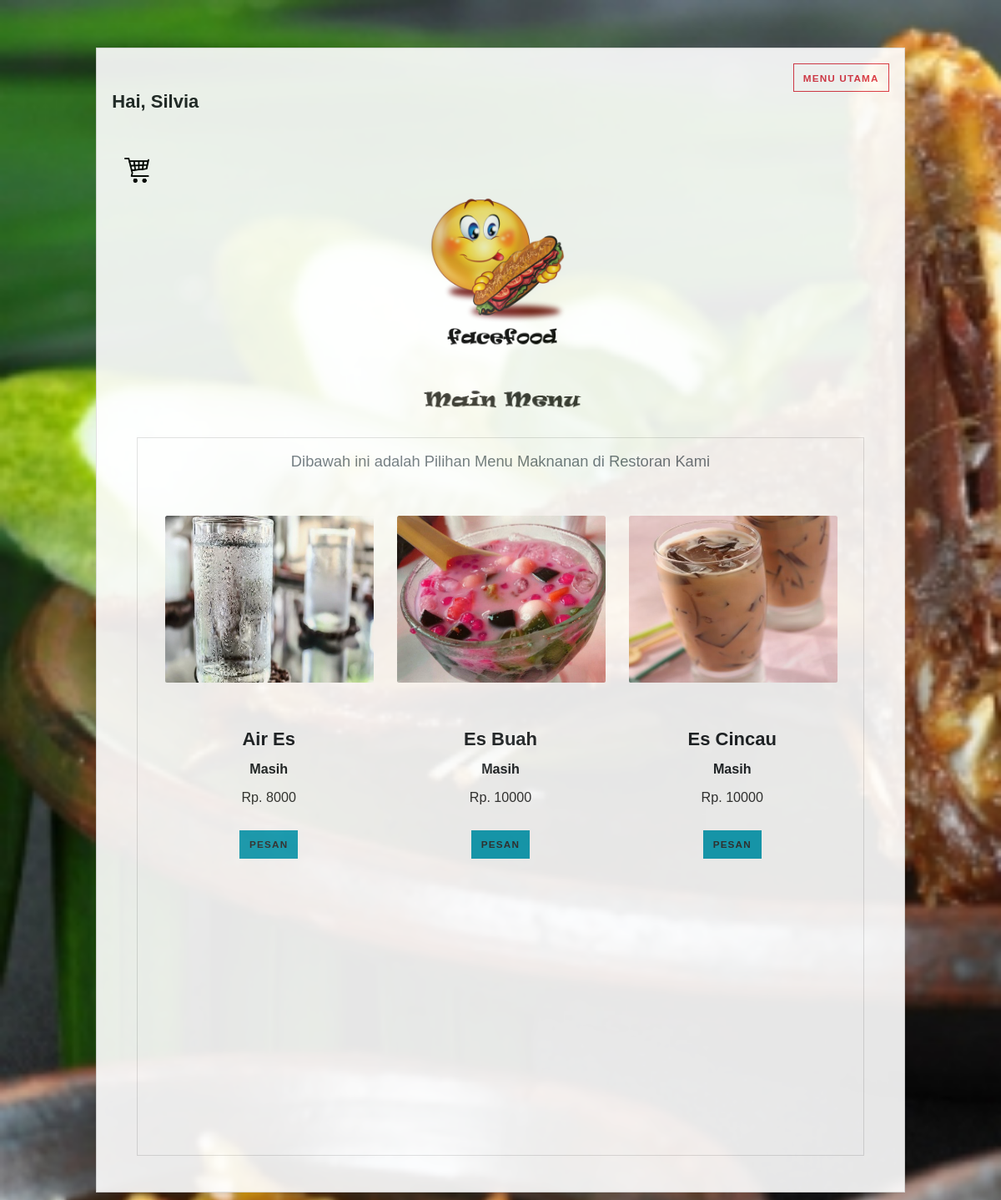
Page /menu_drink.php (signed in) on the committed database.
### tables this page shows
CREATE TABLE `drink` (
  `no` int(11) NOT NULL,
  `nama` varchar(50) NOT NULL,
  `ketersediaan` varchar(10) NOT NULL,
  `harga` mediumtext NOT NULL,
  `foto` varchar(200) NOT NULL
);

### menu_drink.php (the view, shortened to what this page needs)
<?php
if(isset($_SESSION['fullname']))
{
?>
<!DOCTYPE html>
<html>
<head>
	<link rel="stylesheet" type="text/css" href="assets/css/bootstrap.css">
  <link rel="stylesheet" href="assets/css/main.css" />
  <link rel="stylesheet" href="vendor/bootstrap/css/bootstrap.min.css">
  <link rel="stylesheet" href="vendor/font-awesome/css/font-awesome.min.css">
  <link rel="stylesheet" href="vendor/bootstrap-select/css/bootstrap-select.min.css">
  <link rel="stylesheet" href="vendor/owl.carousel/assets/owl.carousel.css">
  <link rel="stylesheet" href="vendor/owl.carousel/assets/owl.theme.default.css">
  <link rel="stylesheet" href="css/style.default.css" id="theme-stylesheet">
  <link rel="stylesheet" href="css/custom.css">
</head>
<body class="subpage">
<body class="bg-default" style="background-color:#fafafa">
	<div class="container-fluid">
	  <div class="row">
	  	<div class="col-md-1"></div>
	    <div class="col-md-10">
	    <div style="opacity: 0.9">
	    	<div class="card" style="margin-top:1rem;margin-bottom:1rem">
				  <div class="card-body">
				  	<div style="text-align: right">
				  <a class="btn btn-outline-danger my-2 my-sm-0" href="menu.php">Menu Utama</a> </div>
          <h3><th scope="col">Hai,
         <?php echo $_SESSION['fullname'] ?></th></h3>
         <br><br>
         <a href="order_cart.php?nama=<?=$_SESSION['fullname']?>"><div style="text-align: right" class="col-md-1"><img src="cart.png" width="30" height="30"></div></a>
	<div style="text-align: center">
					<img src="assets/image/icon_title.png" width="220" height="220"></div>
				<div style="text-align: center">
					<img src="assets/image/main_menu.png" width="500" height="70"></div>
	<div id="all">
      <div class="container-fluid">
    <div class="row">
      <div class="col-md-12">
        <div style="padding:1rem">
          <div class="card">
            <div class="card-body">
             <div id="content">
        <div class="container">
            <div class="col-md-15">
              <h6 class="text-muted lead" style="text-align: center">Dibawah ini adalah Pilihan Menu Maknanan di Restoran Kami </h6>
              <br><br>
              <div class="row products products-big">
                <div class="col-lg-4 col-md-6">
                  <div class="product">
                    <div class="image"><alt="" class="img-fluid image1">
                    <?php
                    $query = "SELECT * FROM drink where no='1'";
                    $result = mysql_query($query);
                    $i=1;
                    while ($row = mysql_fetch_array($result,MYSQL_ASSOC)) {
                      echo "<td><img src='admin/images/".$row['foto']."' width='250' height='200'></td>" ?> <alt="" class="img-fluid image1"></a></div>
                      <h3 class="h3"><?= $row['nama']?></h3>
                      <h3 class="h4"><?= $row['ketersediaan']?></h3>
                      <p class="price">Rp. <?=$row['harga']?></p>
                      <?php if($row['ketersediaan'] == "Masih"){?>
                      <a class="btn btn-info btn-m" id=test href="order_drink.php?no=<?=$row['no']?>">Pesan
                      </a></td>
                      <?php $i++;}?>
                  </div>
                </div>
                <?php }?>
                <div class="col-lg-4 col-md-6">
                  <div class="product">
                    <div class="image"><alt="" class="img-fluid image1">
                    <?php
                    $query = "SELECT * FROM drink where no='2'";
                    $result = mysql_query($query);
                    $i=1;
                    while ($row = mysql_fetch_array($result,MYSQL_ASSOC)) {
                      echo "<td><img src='admin/images/".$row['foto']."' width='250' height='200'></td>" ?> <alt="" class="img-fluid image1"></a></div>
                      <h3 class="h3"><?= $row['nama']?></h3>
                      <h3 class="h4"><?= $row['ketersediaan']?></h3>
                      <p class="price">Rp. <?=$row['harga']?></p>
                      <?php if($row['ketersediaan'] == "Masih"){?>
                      <a class="btn btn-info btn-m" id=test href="order_drink.php?no=<?=$row['no']?>">Pesan
                      </a></td>
                      <?php $i++;}?>
                  </div>
                </div>
                <?php }?>
                <div class="col-lg-4 col-md-6">
                  <div class="product">
                    <div class="image"><alt="" class="img-fluid image1">
                    <?php
                    $query = "SELECT * FROM drink where no='3'";
                    $result = mysql_query($query);
                    $i=1;
                    while ($row = mysql_fetch_array($result,MYSQL_ASSOC)) {
                      echo "<td><img src='admin/images/".$row['foto']."' width='250' height='200'></td>" ?> <alt="" class="img-fluid image1"></a></div>
                      <h3 class="h3"><?= $row['nama']?></h3>
                      <h3 class="h4"><?= $row['ketersediaan']?></h3>
                      <p class="price">Rp. <?=$row['harga']?></p>
                      <?php if($row['ketersediaan'] == "Masih"){?>
                      <a class="btn btn-info btn-m" id=test href="order_drink.php?no=<?=$row['no']?>">Pesan
                      </a></td>
                      <?php $i++;}?>
                  </div>
                </div>
                <?php }?>
                <div class="col-lg-4 col-md-6">
                  <div class="product">
                    <div class="image"><alt="" class="img-fluid image1">
                <div class="col-lg-4 col-md-6">
                  <div class="product">
                    <div class="image"><alt="" class="img-fluid image1">
                <div class="col-lg-4 col-md-6">
                 <div class="product">
                    <div class="image"><alt="" class="img-fluid image1">
                <div class="col-lg-4 col-md-6">
                  <div class="product">
                    <div class="image"><alt="" class="img-fluid image1">
                <div class="col-lg-4 col-md-6">
                  <div class="product">
                    <div class="image"><alt="" class="img-fluid image1">
                <div class="col-lg-4 col-md-6">
                  <div class="product">
                    <div class="image"><alt="" class="img-fluid image1">
                <div class="col-lg-4 col-md-6">
                  <div class="product">
                    <div class="image"><alt="" class="img-fluid image1">
                <div class="col-lg-4 col-md-6">
                  <div class="product">
                    <div class="image"><alt="" class="img-fluid image1">
                <div class="col-lg-4 col-md-6">
                 <div class="product">
                    <div class="image"><alt="" class="img-fluid image1">
                <div class="col-lg-4 col-md-6">
                 <div class="product">
                    <div class="image"><alt="" class="img-fluid image1">
                <div class="col-lg-4 col-md-6">
                  <div class="product">
                    <div class="image"><alt="" class="img-fluid image1">
                <div class="col-lg-4 col-md-6">
                  <div class="product">
                    <div class="image"><alt="" class="img-fluid image1">
                <div class="col-lg-4 col-md-6">
                  <div class="product">
                    <div class="image"><alt="" class="img-fluid image1">
                <div class="col-lg-4 col-md-6">
                  <div class="product">
                    <div class="image"><alt="" class="img-fluid image1">
                <div class="col-lg-4 col-md-6">
                  <div class="product">
            </div>
      </div>
      </div>
    </div>
  </div>
</body>
</html>
<?php
}

### assets/css/main.css (style rules this page uses)
html, body, div, span, applet, object, iframe, h1, h2, h3, h4, h5, h6, p, blockquote, pre, a, abbr, acronym, address, big, cite, code, del, dfn, em, img, ins, kbd, q, s, samp, small, strike, strong, sub, sup, tt, var, b, u, i, center, dl, dt, dd, ol, ul, li, fieldset, form, label, legend, table, caption, tbody, tfoot, thead, tr, th, td, article, aside, canvas, details, embed, figure, figcaption, footer, header, hgroup, menu, nav, output, ruby, section, summary, time, mark, audio, video { margin: 0; padding: 0; border: 0; font-size: 100%; font: inherit; vertical-align: baseline; }
body { line-height: 1; }
body { -webkit-text-size-adjust: none; }
*, *:before, *:after { -moz-box-sizing: border-box; -webkit-box-sizing: border-box; box-sizing: border-box; }
.container { margin-left: auto; margin-right: auto; }
.container { width: 80rem; }
@media screen and (max-width: 1680px) { .container { width: 80rem; } }
@media screen and (max-width: 1280px) { .container { width: 65rem; } }
.row { border-bottom: solid 1px transparent; -moz-box-sizing: border-box; -webkit-box-sizing: border-box; box-sizing: border-box; }
.row > * { float: left; -moz-box-sizing: border-box; -webkit-box-sizing: border-box; box-sizing: border-box; }
.row:after, .row:before { content: ''; display: block; clear: both; height: 0; }
.row > * { padding: 0 0 0 2rem; }
.row { margin: 0 0 -1px -2rem; }
@media screen and (max-width: 1680px) { .row > * { padding: 0 0 0 2rem; } }
@media screen and (max-width: 1680px) { .row { margin: 0 0 -1px -2rem; } }
@media screen and (max-width: 1280px) { .row > * { padding: 0 0 0 1.5rem; } }
@media screen and (max-width: 1280px) { .row { margin: 0 0 -1px -1.5rem; } }
body { -ms-overflow-style: scrollbar; }
body { background: #fff; }
html { font-size: 13pt; }
@media screen and (max-width: 1680px) { html { font-size: 11pt; } }
@media screen and (max-width: 1280px) { html { font-size: 11pt; } }
body { background-color: #fff; color: #444; }
body, input, select, textarea { font-family: "Poppins", sans-serif; font-weight: 300; font-size: 1rem; line-height: 1.65; }
a { text-decoration: underline; }
p { margin: 0 0 2rem 0; }
h1, h2, h3, h4, h5, h6 { font-weight: 300; line-height: 1.5; margin: 0 0 1rem 0; }
h3 { font-size: 1.35rem; }
h6 { font-size: 0.7rem; }
a { color: #8a4680; }
h1, h2, h3, h4, h5, h6 { color: #555; }
.image { border-radius: 2px; border: 0; display: inline-block; position: relative; }
.image img { border-radius: 2px; display: block; }
body.subpage { padding-top: 3.25em; }

### menu_drink.php (style rules this page uses)
body { min-width:230px; font: 13px/20px normal Helvetica, Arial, sans-serif; background-image: url("assets/image/Background_home.png"); background-size:cover; background-attachment: fixed; }

### rows in the picture
drink: foto (picture), nama "Air Es", ketersediaan "Masih", harga "8000"
drink: foto (picture), nama "Es Buah", ketersediaan "Masih", harga "10000"
drink: foto (picture), nama "Es Cincau", ketersediaan "Masih", harga "10000"

### other values in the picture
$_SESSION['fullname'] "Silvia"
